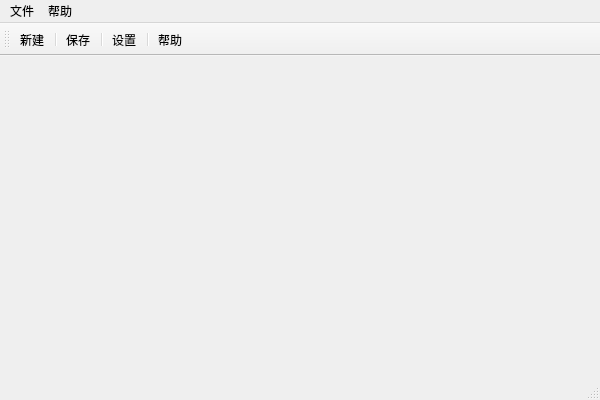
<?xml version="1.0" encoding="UTF-8"?>
<ui version="4.0">
 <class>test_10AClass</class>
 <widget class="QMainWindow" name="test_10AClass">
  <property name="geometry">
   <rect>
    <x>0</x>
    <y>0</y>
    <width>600</width>
    <height>400</height>
   </rect>
  </property>
  <property name="windowTitle">
   <string>test_10A</string>
  </property>
  <widget class="QWidget" name="centralWidget"/>
  <widget class="QMenuBar" name="menuBar">
   <property name="geometry">
    <rect>
     <x>0</x>
     <y>0</y>
     <width>600</width>
     <height>23</height>
    </rect>
   </property>
   <widget class="QMenu" name="menuW">
    <property name="title">
     <string>文件</string>
    </property>
    <addaction name="actionNew"/>
    <addaction name="actionSave"/>
   </widget>
   <widget class="QMenu" name="menu">
    <property name="title">
     <string>帮助</string>
    </property>
    <addaction name="actionSetting"/>
    <addaction name="actionHelp"/>
   </widget>
   <addaction name="menuW"/>
   <addaction name="menu"/>
  </widget>
  <widget class="QStatusBar" name="statusBar"/>
  <widget class="QToolBar" name="mainToolBar">
   <attribute name="toolBarArea">
    <enum>TopToolBarArea</enum>
   </attribute>
   <attribute name="toolBarBreak">
    <bool>false</bool>
   </attribute>
   <addaction name="actionNew"/>
   <addaction name="separator"/>
   <addaction name="actionSave"/>
   <addaction name="separator"/>
   <addaction name="actionSetting"/>
   <addaction name="separator"/>
   <addaction name="actionHelp"/>
  </widget>
  <action name="actionNew">
   <property name="icon">
    <iconset resource="test_10A.qrc">
     <normaloff>:/test_10A/Resources/new.png</normaloff>:/test_10A/Resources/new.png</iconset>
   </property>
   <property name="text">
    <string>新建</string>
   </property>
  </action>
  <action name="actionHelp">
   <property name="icon">
    <iconset resource="test_10A.qrc">
     <normaloff>:/test_10A/Resources/help.png</normaloff>:/test_10A/Resources/help.png</iconset>
   </property>
   <property name="text">
    <string>帮助</string>
   </property>
  </action>
  <action name="actionSave">
   <property name="icon">
    <iconset resource="test_10A.qrc">
     <normaloff>:/test_10A/Resources/save.png</normaloff>:/test_10A/Resources/save.png</iconset>
   </property>
   <property name="text">
    <string>保存</string>
   </property>
  </action>
  <action name="actionSetting">
   <property name="icon">
    <iconset resource="test_10A.qrc">
     <normaloff>:/test_10A/Resources/setting.png</normaloff>:/test_10A/Resources/setting.png</iconset>
   </property>
   <property name="text">
    <string>设置</string>
   </property>
  </action>
 </widget>
 <layoutdefault spacing="6" margin="11"/>
 <resources>
  <include location="test_10A.qrc"/>
 </resources>
 <connections/>
</ui>
